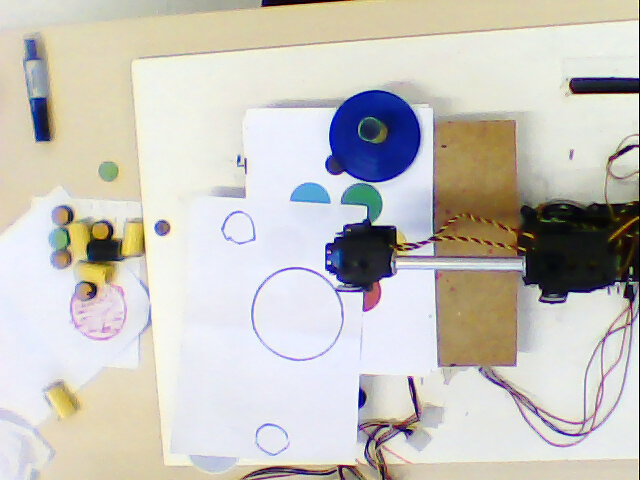
#> input picture Movement control/images/Essedacerto.jpg, 640 x 480 px
$ python Circle.py
#> lines starting #> are read from the running program, lines starting #| are printed output that depends on the picture; after the words box and inside, x2 and y2 are one past the last pixel; in counts of white or black regions, pixels touching at a corner belong together
import cv2
import numpy as np
import cv2   as cv

image = cv2.imread('images/Essedacerto.jpg')
#> image is the input picture: shape (480, 640, 3); mean B, G, R 190.8, 197.1, 200.1
cv2.imshow('detected circles',image)
cv2.waitKey(0)

gray = cv2.cvtColor(image, cv2.COLOR_BGR2GRAY)
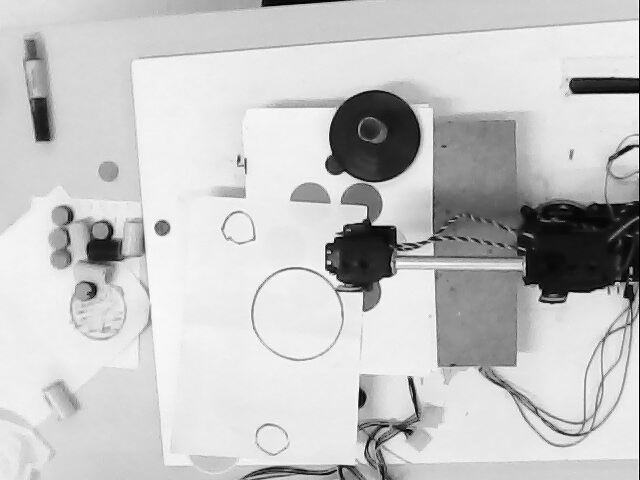
#> gray: shape (480, 640); min 0, max 255, mean 197.3

blur = cv2.medianBlur(gray, 5)
circles = cv2.HoughCircles(blur,cv2.HOUGH_GRADIENT,1,20,
                            param1=50,param2=30,minRadius=35,maxRadius=50)
#> circles = [[296.5, 312.5, 46.1], [372.5, 135.5, 47.2]]
circles = np.uint16(np.around(circles))
#> circles = [[296, 312, 46], [372, 136, 47]]


for i in circles[0,:]:
    # draw the outer circle
    cv2.circle(image,(i[0],i[1]),i[2],(0,255,0),2)
    # draw the center of the circle
    cv2.circle(image,(i[0],i[1]),2,(0,0,255),3)
    print("Circle:", i)
#> this loop made 2 passes
#| Circle: [296 312  46]
#| Circle: [372 136  47]
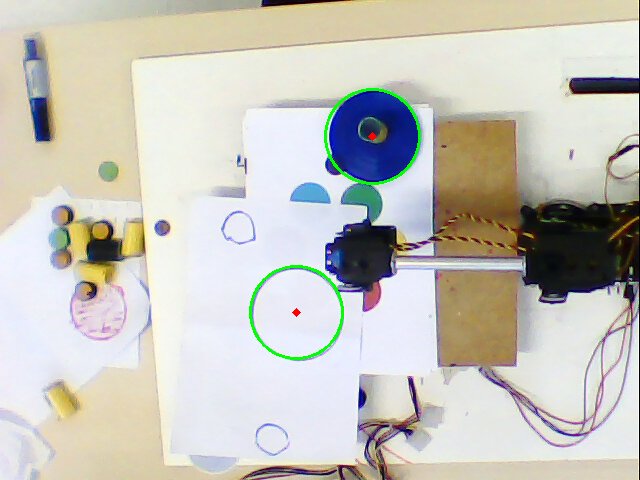
#> image: shape (480, 640, 3); 0.59% of pixels changed, all inside (x1, y1, x2, y2) = (249, 88, 421, 360)

cv2.imshow('detected circles',image)
cv2.waitKey(0)
cv2.destroyAllWindows()
